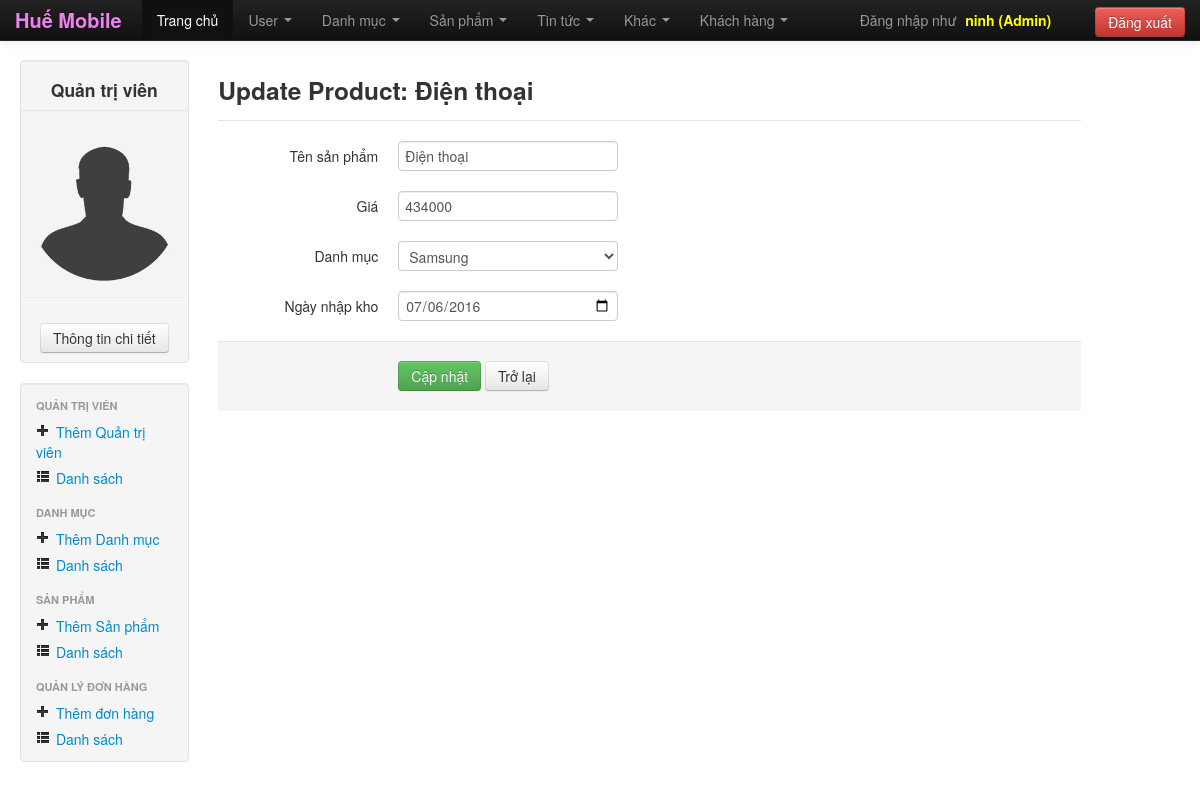
The page /admin/productUpdate.php?id=129 (signed in) on the database its author committed.
### tables this page shows
CREATE TABLE `product` (
  `id` int(11) NOT NULL,
  `name` varchar(200) NOT NULL,
  `prices` int(11) NOT NULL,
  `idCategory` int(11) NOT NULL,
  `importDay` date NOT NULL
);

### admin/productUpdate.php (the view, shortened to what this page needs)
<?php
	$id = null;
	if( !empty($_GET['id']))
	{
		$id = $_REQUEST['id'];
	}
	$conn = Database::connect();
	if($_SERVER["REQUEST_METHOD"] == "POST")
	{
		$nameprod = $_POST['nameprod'];
		$prices = $_POST['prices'];
		$idCategory = $_POST['idCategory'];
		$importDay = $_POST['importDay'];
		$sql = "UPDATE `product` SET `name`='$nameprod', `prices`='$prices', `idCategory`='$idCategory', `importDay`='$importDay' WHERE `id`='$id'";
		mysqli_query($conn,$sql);
		header("Location: productIndex.php");
	} else {
		$sql = "SELECT * FROM product WHERE id=$id";
		$results = mysqli_query($conn, $sql);
		if($results->num_rows > 0)
		{
			$data2 = $results->fetch_array();
		}
	}
?>
<!DOCTYPE html>
<html lang = "vi">
<head>
	<?php include 'include/css_js_head.php'; ?>
</head>
<body>
  	<?php include 'include/header.php'; ?>
	<div class="container-fluid">
		<div class="row-fluid">
		<?php include'include/menu_left.php'; ?>
			<div class="span9">
				<form class="form-horizontal" action="productUpdate.php?id=<?php echo $data2['id'];?>" method="post">
					<legend><h3>Update Product: <?php echo $data2['name']; ?></h3></legend>
					<div class="control-group">
						<label class="control-label">Tên sản phẩm</label>
						<div class="controls">
							<input type="text" name="nameprod" placeholder="Nhập tên sản phẩm" value="<?php echo $data2['name'];?>">
						</div>
					</div>
					<div class="control-group">
						<label class="control-label">Giá</label>
						<div class="controls">
							<input type="number" name="prices" placeholder="Nhập giá sản phẩm" value="<?php echo $data2['prices'];?>">
						</div>
					</div>
					<div class="control-group">
						<label class="control-label">Danh mục</label>
						<div class="controls">
							<select name="idCategory">
							<?php
								$sql = "SELECT * FROM category";
								$results = mysqli_query($conn, $sql);
								if($results->num_rows > 0)
								{
									while ($row = $results->fetch_assoc()) {
										if($row['id']==$data2['idCategory']){
											echo '<option value = "'.$row['id'].'" selected="selected">'.$row['name'].'</option>';
										}
										else{
											echo '<option value = "'.$row['id'].'">'.$row['name'].'</option>';
										}
									}
								}
							?>
							</select>
						</div>
					</div>
					<div class="control-group">
						<label class="control-label">Ngày nhập kho</label>
						<div class="controls">
							<input type="date" name="importDay" placeholder="Nhập ngày tháng năm" value="<?php echo $data2['importDay'];?>">
						</div>
					</div>
					<div class="form-actions">
						<button type="submit" class="btn btn-success">Cập nhật</button>
						<a class="btn" href="productIndex.php">Trở lại</a>
					</div>
				</form>
			</div>
		</div>
	</div>
</body>
</html>

### admin/include/css_js_head.php (style rules this page uses)
body { padding-top: 60px; padding-bottom: 40px; }

### rows shown on the page
product: name "Điện thoại", nameprod "Điện thoại", prices "434000", importDay "07/06/2016"

### other values the page prints
$data['username'] "ninh"
$data['name'] "Admin"
form field idCategory "Samsung"
